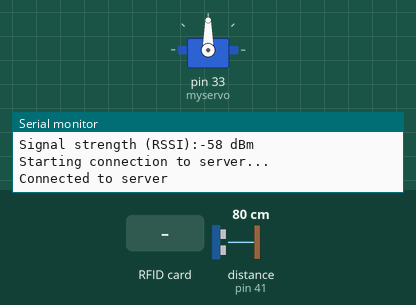
Simulated run of this sketch. Board: Arduino Mega 2560, built for the host (arithmetic inside an expression is 32-bit, double 64-bit). On the bench: servo, the last lines printed to the serial monitor. Wiring (inferred from the names in the program): ultrasonic range finder: trigger pin 39; echo pin 41. Inputs (shaded band) come from the test bench; at power-on: distance to the obstacle (sensor on pin 41) 80 cm. The echo pulse lasts 58.3 µs per cm; WiFi joins after 1.5 s; servers stay silent unless stated; uploads are accepted with an empty reply.

Above: at 2.7 s.
2.8 s: RFID card 5E 7A 19 C4 held to the reader
At 4.52 s:
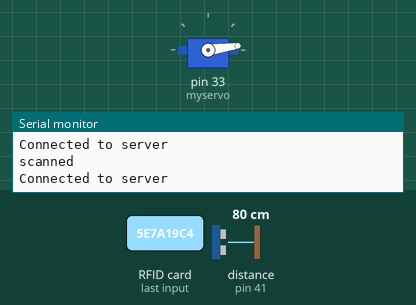
At 7.5 s:
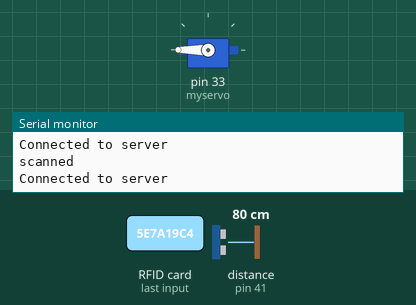
Timing chart, 0 to 9.0 s (numbered marks = the images above; inputs shaded):
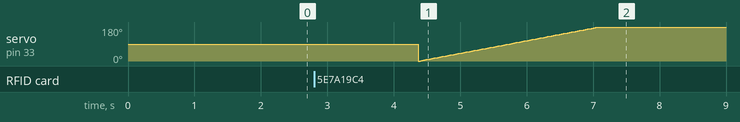

The sketch:

hths_arduino.ino
```cpp
/*
  WiFiEsp example: WebClient
  This sketch connects to google website using an ESP8266 module to
  perform a simple web search.
  For more details see: http://yaab-arduino.blogspot.com/p/wifiesp-example-client.html
*/

#include <SPI.h>
/* Include the RFID library */
#include <RFID.h>

#include "WiFiEsp.h"

#include <Servo.h>

// Emulate MySerial on pins 6/7 if not present
#ifndef HAVE_HWSERIAL1
#include "SoftwareSerial.h"

SoftwareSerial Serial1(18, 19); // RX, TX
#endif

#define echoPin 41 // attach pin D2 Arduino to pin Echo of HC-SR04
#define trigPin 39 //attach pin D3 Arduino to pin Trig of HC-SR04

// defines variables
long duration; // variable for the duration of sound wave travel
int distance; // variable for the distance measurement
int olddistance = 0;

char ssid[] = "3xA Wi-Fi";            // your network SSID (name)
char pass[] = "parwan123";        // your network password
int status = WL_IDLE_STATUS;     // the Wifi radio's status
float oldvolume = 0;

String url = "reserveid.macrotechsolutions.us";
char server[] = "reserveid.macrotechsolutions.us";

// twelve servo objects can be created on most boards
#define SDA_DIO 9
#define RESET_DIO 8

RFID RC522(SDA_DIO, RESET_DIO);

// Initialize the Ethernet client object
WiFiEspClient client;

Servo myservo;

void setup()
{
  // initialize serial for debugging
  Serial.begin(115200);
  // initialize serial for ESP module
  Serial1.begin(115200);
  // initialize ESP module

  pinMode(trigPin, OUTPUT); // Sets the trigPin as an OUTPUT
  pinMode(echoPin, INPUT); // Sets the echoPin as an INPUT

  myservo.attach(33);

  SPI.begin();
  /* Initialise the RFID reader */
  RC522.init();

  WiFi.init(&Serial1);

  // check for the presence of the shield
  if (WiFi.status() == WL_NO_SHIELD) {
    Serial.println("WiFi shield not present");
    // don't continue
    while (true);
  }

  // attempt to connect to WiFi network
  while ( status != WL_CONNECTED) {
    Serial.print("Attempting to connect to WPA SSID: ");
    Serial.println(ssid);
    // Connect to WPA/WPA2 network
    status = WiFi.begin(ssid, pass);
  }

  // you're connected now, so print out the data
  Serial.println("You're connected to the network");

  printWifiStatus();

  Serial.println();
  Serial.println("Starting connection to server...");
  // if you get a connection, report back via serial
}

void loop()
{
  while (!RC522.isCard())
  {
    makeColorCall();
    //while (client.connected() || client.available())
    String result = "";
    for (int x = 0; x < 10; x++)
    {
      if (client.available())
      {
        String line = client.readStringUntil("}");
        Serial.println(line);
        String newline = line.substring(line.length() - 3, line.length() - 2);
        if (newline == "w") {


          digitalWrite(25, HIGH);
          digitalWrite(29, LOW);
          digitalWrite(23, LOW);

        } else if (newline == "d") {
          digitalWrite(23, HIGH);
          digitalWrite(29, LOW);
          digitalWrite(25, LOW);
        } else {
          digitalWrite(25, HIGH);
          digitalWrite(29, LOW);
          digitalWrite(23, LOW);
        }
      }
      delay(1);
    }
    delay(100);
    client.stop();
    delay(500);

    digitalWrite(trigPin, LOW);
    delayMicroseconds(2);
    // Sets the trigPin HIGH (ACTIVE) for 10 microseconds
    digitalWrite(trigPin, HIGH);
    delayMicroseconds(10);
    digitalWrite(trigPin, LOW);
    // Reads the echoPin, returns the sound wave travel time in microseconds
    duration = pulseIn(echoPin, HIGH);
    // Calculating the distance
    distance = duration * 0.034 / 2; // Speed of sound wave divided by 2 (go and back)
    if (olddistance > distance + 5 or olddistance < distance - 5) {
      olddistance = distance;
      distanceCall(String(distance));
      client.stop();
    }
    delay(500);

  }
  Serial.println("scanned");
  /* If so then get its serial number */
  RC522.readCardSerial();
  String key = "";
  for (int i = 0; i < 5; i++)
  {
    key += String(RC522.serNum[i], DEC);
    //Serial.print(RC522.serNum[i],HEX); //to print card detail in Hexa Decimal format
  }
  makeCall(key);
  digitalWrite(29, HIGH);
          digitalWrite(25, LOW);
          digitalWrite(23, LOW);
  for (int pos = 0; pos <= 180; pos += 1) // goes from 0 degrees to 180 degrees
        { // in steps of 1 degree
          myservo.write(pos);              // tell servo to go to position in variable 'pos'
          delay(15);                       // waits 15ms for the servo to reach the position
        }


  delay(50);
  //while (client.connected() || client.available())
  String result = "";
  for (int x = 0; x < 10; x++)
  {
    if (client.available())
    {
      String line = client.readStringUntil('}');
      String newline = line.substring(line.length() - 2, line.length() - 1);
      if (newline == "y") {
        for (int pos = 0; pos <= 180; pos += 1) // goes from 0 degrees to 180 degrees
        { // in steps of 1 degree
          myservo.write(pos);              // tell servo to go to position in variable 'pos'
          delay(15);                       // waits 15ms for the servo to reach the position
        }
      }
    }
    delay(1);
  }
  delay(100);
  client.stop();
  delay(500);
}

void makeCall(String key) {
  if (client.connect(server, 80)) {
    Serial.println("Connected to server");
    // Make a HTTP request
    client.println("GET /hardwareConnect?rfid=" + key + " HTTP/1.1");
    client.println("Host: " + url);
    client.println();
  }
}

void makeColorCall() {
  if (client.connect(server, 80)) {
    Serial.println("Connected to server");
    // Make a HTTP request
    client.println("GET /getColor HTTP/1.1");
    client.println("Host: " + url);
    client.println();
  }
}

void distanceCall(String key)   {
  if (client.connect(server, 80)) {
    Serial.println("Connected to server");
    // Make a HTTP request
    client.println("GET /distance?dist=" + key + " HTTP/1.1");
    client.println("Host: " + url);
    client.println();
  }
}


void printWifiStatus()
{
  // print the SSID of the network you're attached to
  Serial.print("SSID: ");
  Serial.println(WiFi.SSID());

  // print your WiFi shield's IP address
  IPAddress ip = WiFi.localIP();
  Serial.print("IP Address: ");
  Serial.println(ip);

  // print the received signal strength
  long rssi = WiFi.RSSI();
  Serial.print("Signal strength (RSSI):");
  Serial.print(rssi);
  Serial.println(" dBm");
}
```
